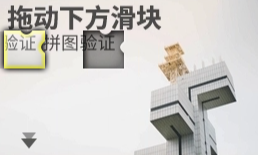
#> input picture img.png, 259 x 155 px
$ python main.py
#> lines starting #> are read from the running program, lines starting #| are printed output that depends on the picture; after the words box and inside, x2 and y2 are one past the last pixel; in counts of white or black regions, pixels touching at a corner belong together; long printed decimals are rounded
import cv2

# OpenCV 进行基本的图像处理
# 1.对验证码图片进行高斯模糊滤波处理，消除部分噪声干扰
# 2.对验证码图片应用边缘检测算法，通过调整相应阈值识别出滑块边缘
# 3.对上一步得到的各个边缘轮廓信息，通过对比面积、位置、周长等特征筛选出最可能的轮廓位置，得到缺口位置。


# GaussianBlur(src, ksize, sigmaX, dst=None, sigmaY=None, borderType=None)
# src：即需要被处理的图像。
# ksize：进行高斯滤波处理所用的高斯内核大小，它需要是一个元组，包含 x 和 y 两个维度。
# sigmaX：表示高斯核函数在 X 方向的的标准偏差。
# sigmaY：表示高斯核函数在 Y 方向的的标准偏差，若 sigmaY 为 0，就将它设为 sigmaX，如果 sigmaX 和 sigmaY 都是 0，那么 sigmaX 和 sigmaY 就通过 ksize 计算得出。

# Canny(image, threshold1, threshold2, edges=None, apertureSize=None, L2gradient=None)
# image：即需要被处理的图像。
# threshold1、threshold2：两个阈值，分别为最小和最大判定临界点。
# apertureSize：用于查找图像渐变的 Sobel 内核的大小。
# L2gradient：指定用于查找梯度幅度的等式。

# findContours(image, mode, method, contours=None, hierarchy=None, offset=None)
# image：即需要被处理的图像。
# mode：定义轮廓的检索模式，详情见 OpenCV 的 RetrievalModes 的介绍。
# method：定义轮廓的近似方法，详情见 OpenCV 的 ContourApproximationModes 的介绍。
GAUSSIAN_BLUR_KERNEL_SIZE = (5, 5)
GAUSSIAN_BLUR_SIGMA_X = 0
CANNY_THRESHOLD1 = 200
CANNY_THRESHOLD2 = 450


# 传入待处理图像信息，返回高斯滤波处理后的图像
def get_gaussian_blur_image(image):
    return cv2.GaussianBlur(image, GAUSSIAN_BLUR_KERNEL_SIZE, GAUSSIAN_BLUR_SIGMA_X)


# 传入待处理图像信息，返回边缘检测处理后的图像，
def get_canny_image(image):
    return cv2.Canny(image, CANNY_THRESHOLD1, CANNY_THRESHOLD2)


# 传入待处理图像信息，返回检测到的轮廓信息
def get_contours(image):
    contours, _ = cv2.findContours(image, cv2.RETR_CCOMP, cv2.CHAIN_APPROX_SIMPLE)
    return contours


# 定义目标轮廓的下限和上限面积，分别为 contour_area_min 和 contour_area_max。
def get_contour_area_threshold(image_width, image_height):
    contour_area_min = (image_width * 0.13) * (image_height * 0.23) * 0.8
    contour_area_max = (image_width * 0.13) * (image_height * 0.23) * 1.2
    return contour_area_min, contour_area_max


# 定义目标轮廓的下限和上限周长，分别为 arc_length_min 和 arc_length_max。
def get_arc_length_threshold(image_width, image_height):
    arc_length_min = ((image_width * 0.13) + (image_height * 0.23)) * 2 * 0.8
    arc_length_max = ((image_width * 0.13) + (image_height * 0.23)) * 2 * 1.2
    return arc_length_min, arc_length_max


# 定义目标轮廓左侧的下限和上限偏移量，分别为 offset_min 和 offset_max。
def get_offset_threshold(image_width):
    offset_min = 0.2 * image_width
    offset_max = 0.85 * image_width
    return offset_min, offset_max


if __name__ == '__main__':
    image_name = 'img'
    image_raw = cv2.imread(f'{image_name}.png')
#> image_raw is the input picture: shape (155, 259, 3); mean B, G, R 203.7, 206.6, 208.5
    image_height, image_width, _ = image_raw.shape
#> image_height = 155; image_width = 259
    # 图像灰度化处理
    image_gray = cv2.cvtColor(image_raw, cv2.COLOR_BGR2GRAY)
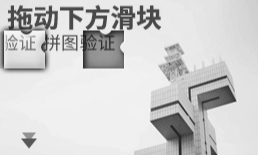
#> image_gray: shape (155, 259); min 25, max 255, mean 206.8
    image_gaussian_blur = get_gaussian_blur_image(image_gray)
#> in get_gaussian_blur_image, `return cv2.GaussianBlur(image, GAUSSIAN_BLUR_KERNEL_SIZE, GAUSSIAN_BLU..`:
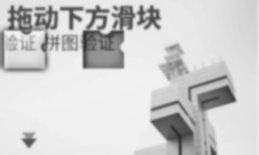
#> returned value: shape (155, 259); min 44, max 243, mean 206.8
    image_canny = get_canny_image(image_gaussian_blur)
#> in get_canny_image, `return cv2.Canny(image, CANNY_THRESHOLD1, CANNY_THRESHOLD2)`:
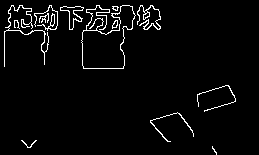
#> returned value: shape (155, 259); 3.6% white in thin lines or dots, all inside (x1, y1, x2, y2) = (4, 5, 236, 155)
    cv2.imwrite(f'{image_name}_canny.png', image_canny)
    contours = get_contours(image_canny)
#> in get_contours, `contours, _ = cv2.findContours(image, cv2.RETR_CCOMP, cv2.CHAIN_APPROX..`: contours = 20 contours, 8 with area under 20; largest, box (x1, y1, x2, y2) and area: (81, 5, 136, 69) 1880, (81, 5, 136, 69) 1832, (60, 6, 84, 30) 196, (60, 6, 84, 30) 180, (137, 5, 161, 30) 78
    contour_area_min, contour_area_max = get_contour_area_threshold(image_width, image_height)
#> contour_area_min = 960.3; contour_area_max = 1440.4
    arc_length_min, arc_length_max = get_arc_length_threshold(image_width, image_height)
#> arc_length_min = 110.9; arc_length_max = 166.4
    offset_min, offset_max = get_offset_threshold(image_width)
#> offset_min = 51.8; offset_max = 220.2
    print('面积:', contour_area_min, contour_area_max)
#| 面积: 960.268 1440.4026
    print('周长:', arc_length_min, arc_length_max)
#| 周长: 110.912 166.368
    print('偏移量:', offset_min, offset_max)
#| 偏移量: 51.800 220.15
    offset = None
    for contour in contours:
        x, y, w, h = cv2.boundingRect(contour)

        # 面积
        contourArea = w * h
        # 周长
        arcLength = (w + h) * 2
        print('面积', contourArea, '周长', arcLength, '偏移量', x)
        if contour_area_min < contourArea < contour_area_max and \
                arc_length_min < arcLength < arc_length_max and \
                offset_min < x < offset_max:
            # rectangle(InputOutputArray img, Point pt1, Point pt2,const Scalar& color, int thickness = 1, int lineType = LINE_8, int shift = 0);
            # img	被处理的图像
            # pt1	绘制矩形的左上点坐标
            # pt2	绘制矩形的右下点坐标
            # color	颜色 Scalar(255,255,0)
            # thickness	矩形框的线条宽度 详看#FILLED
            # lineType	线型 默认 LINE_8， 详看#LineTypes
            # shift	移位点坐标中的小数位数
            cv2.rectangle(image_raw, (x, y), (x + w, y + h), (0, 0, 255), 2)
            offset = x
#> this loop made 20 passes
#> (x, y, w, h, contourArea, arcLength, offset) on passes 3 to 4: (150, 112, 44, 30, 1320, 148, 150), (197, 85, 39, 27, 1053, 132, 197)
#> (x, y, w, h, contourArea, arcLength) on passes 1, 2, 5, 6, 7, 8: (212, 146, 5, 9, 45, 28), (21, 140, 16, 8, 128, 48), (112, 20, 6, 9, 54, 30), (112, 20, 6, 8, 48, 28), (14, 20, 6, 9, 54, 30), (39, 13, 10, 10, 100, 40)
#| 面积 45 周长 28 偏移量 212
#| 面积 128 周长 48 偏移量 21
#| 面积 1320 周长 148 偏移量 150
#| 面积 1053 周长 132 偏移量 197
#| 面积 54 周长 30 偏移量 112
#| 面积 48 周长 28 偏移量 112
#| 面积 54 周长 30 偏移量 14
#| 面积 100 周长 40 偏移量 39
#> (further printed lines are left out)
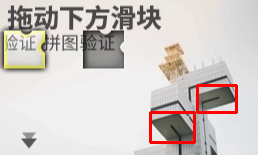
#> image_raw: shape (155, 259, 3); 2.07% of pixels changed, all inside (x1, y1, x2, y2) = (149, 84, 238, 144)

    cv2.imwrite(f'{image_name}_result.png', image_raw)
    print('offset', offset)
#| offset 197
